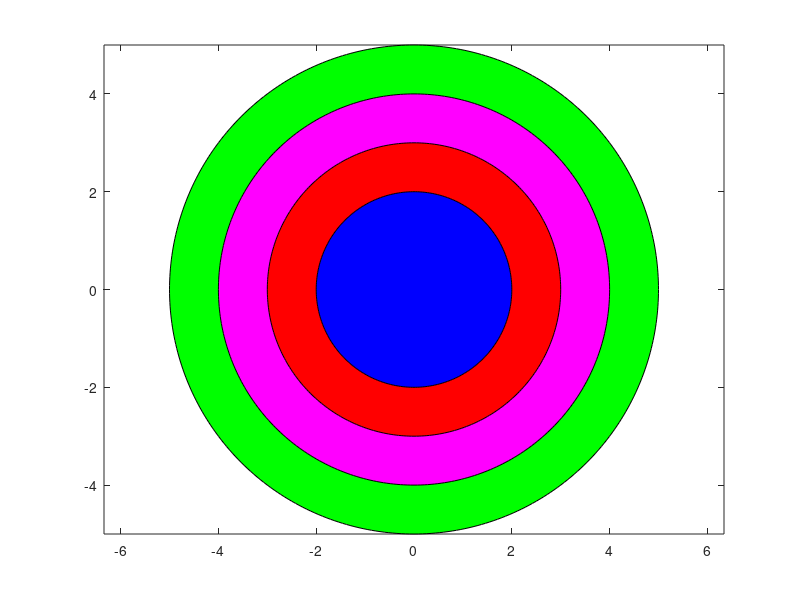

Here is the MATLAB script that generated this plot:
% draw green circle
theta=0:360;
r=5;
x= r*cosd(theta);
y= r*sind(theta);
fill(x,y,'g');
axis equal
hold on

% draw maroon circle
theta=0:360;
r=4;
x= r*cosd(theta);
y= r*sind(theta);
fill(x,y,'m');

% draw red circle
theta=0:360;
r=3;
x= r*cosd(theta);
y= r*sind(theta);
fill(x,y,'r');

% draw blue circle
theta=0:360;
r=2;
x= r*cosd(theta);
y= r*sind(theta);
fill(x,y,'b');